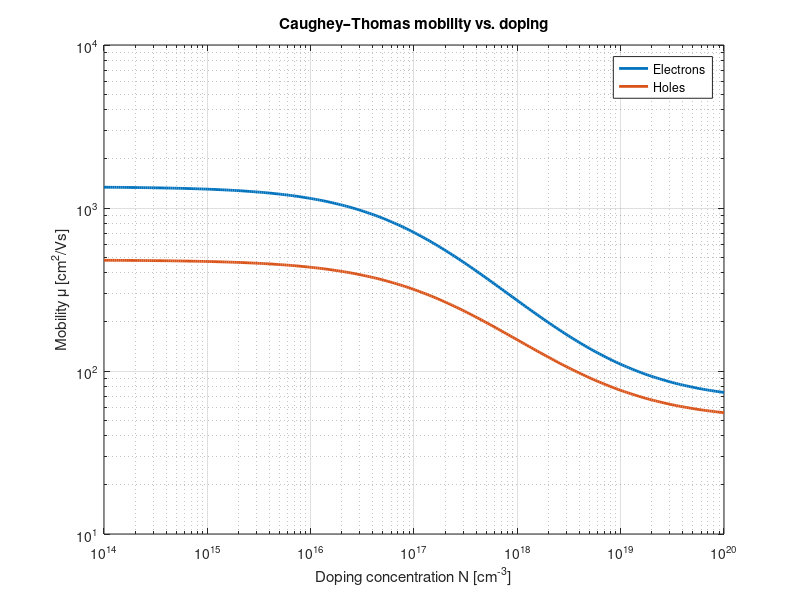
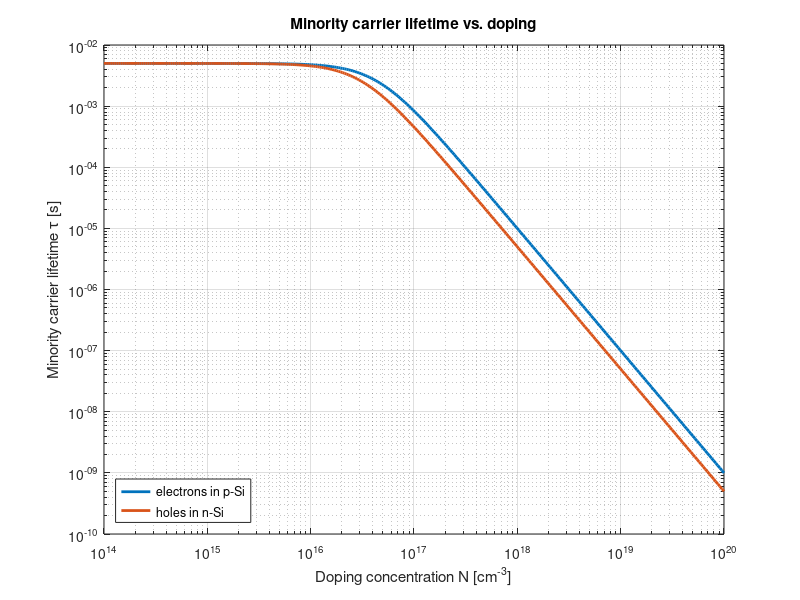

Recreate these plots in MATLAB, in order.
%% Combined script: CT mobility and minority lifetime vs doping
%% Common doping range [cm^-3]
N = logspace(14, 20, 300);    % from 1e14 to 1e20 cm^-3

%% 1) Caughey–Thomas mobility vs. doping (log–log)

% Caughey–Thomas model parameters for Si (example values)
% Electrons
mu0_n    = 1350;      % low-doping mobility [cm^2/Vs]
mu_min_n = 65;        % high-doping mobility floor [cm^2/Vs]
Nref_n   = 1e17;      % reference doping [cm^-3]
alpha_n  = 0.72;      % fitting exponent

% Holes
mu0_p    = 480;       % low-doping mobility [cm^2/Vs]
mu_min_p = 50;        % high-doping mobility floor [cm^2/Vs]
Nref_p   = 2e17;      % reference doping [cm^-3]
alpha_p  = 0.70;      % fitting exponent

% Caughey–Thomas mobility function
ct_mu = @(mu0, mu_min, Nref, alpha, N) ...
    mu_min + (mu0 - mu_min) ./ (1 + (N./Nref).^alpha);

mu_n = ct_mu(mu0_n, mu_min_n, Nref_n, alpha_n, N);
mu_p = ct_mu(mu0_p, mu_min_p, Nref_p, alpha_p, N);

% Plot CT mobility
fig1 = figure(1);
ax1  = axes('Parent', fig1);

loglog(ax1, N, mu_n, 'LineWidth', 2); hold(ax1, 'on');
loglog(ax1, N, mu_p, 'LineWidth', 2);

xlabel(ax1, 'Doping concentration N [cm^{-3}]');
ylabel(ax1, 'Mobility \mu [cm^2/Vs]');
title(ax1, 'Caughey–Thomas mobility vs. doping');
legend(ax1, {'Electrons','Holes'}, 'Location', 'northeast');
grid(ax1, 'on');
box(ax1, 'on');

%% 2) Minority carrier lifetime vs. doping (SRH + Auger, log–log)

% Lifetime model parameters
tau_SRH = 5e-3;    % [s] SRH lifetime (good FZ Si)

% Auger coefficients [cm^6/s]
C_n = 1e-31;       % minority electrons in p-type
C_p = 2e-31;       % minority holes in n-type

% Effective minority lifetimes (SRH || Auger)
tau_n_p = 1 ./ (1/tau_SRH + C_n .* N.^2);  % n in p-Si
tau_p_n = 1 ./ (1/tau_SRH + C_p .* N.^2);  % p in n-Si

% Plot lifetimes
fig2 = figure(2);
ax2  = axes('Parent', fig2);

loglog(ax2, N, tau_n_p, 'LineWidth', 2); hold(ax2, 'on');
loglog(ax2, N, tau_p_n, 'LineWidth', 2);

xlabel(ax2, 'Doping concentration N [cm^{-3}]');
ylabel(ax2, 'Minority carrier lifetime \tau [s]');
title(ax2, 'Minority carrier lifetime vs. doping');
legend(ax2, {'electrons in p-Si', 'holes in n-Si'}, 'Location', 'southwest');
grid(ax2, 'on');
box(ax2, 'on');
